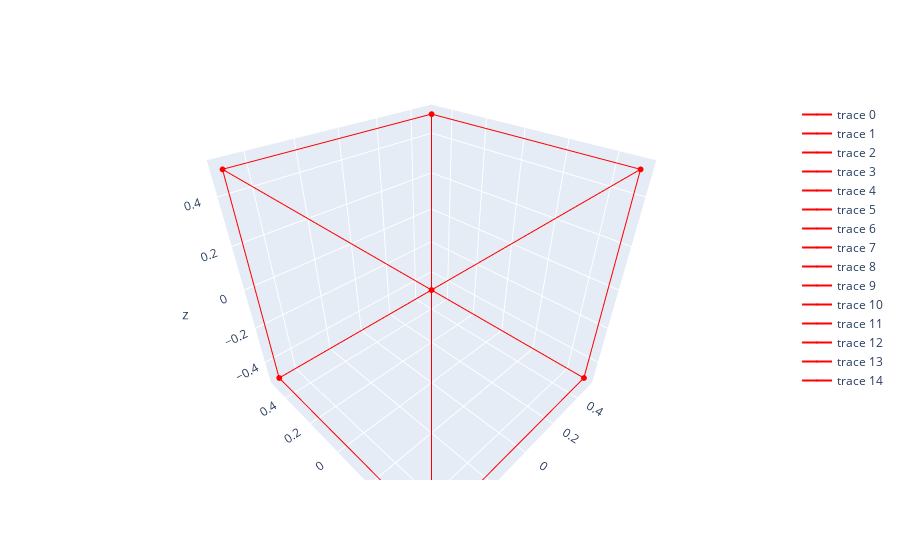
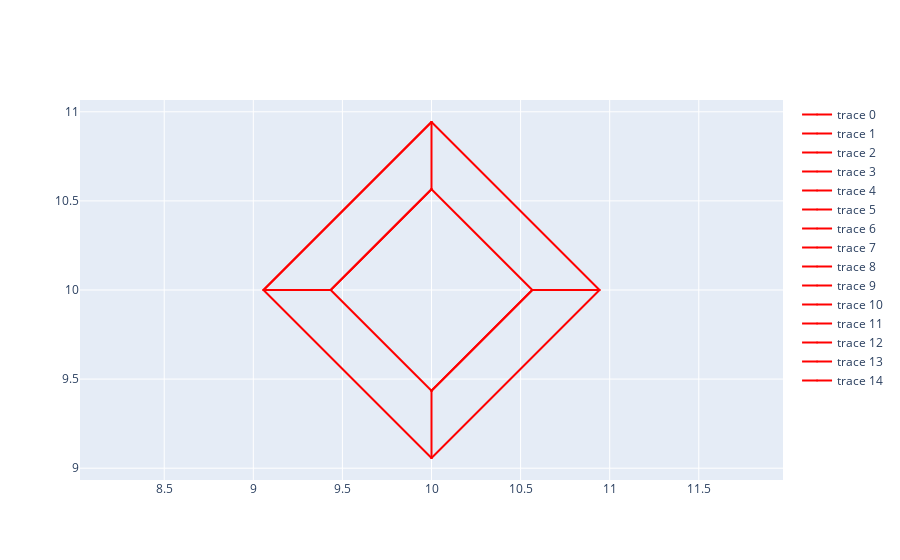

Notebook cell for these charts, in order:
### Code cell
roll  = np.deg2rad(0)  # pitch
pitch = np.deg2rad(0)  # yaw
yaw   = np.deg2rad(45) # roll
distance = 2

R = np.matmul(
    rpy2rm(np.deg2rad(-90), np.deg2rad(-90), 0),
    rpy2rm(roll, pitch, yaw)
)

print("R")
print(R)

translation = np.matmul(
    R,
    np.array([0, 0, distance]).reshape(-1, 1)
).reshape(-1, 1)

extrinsic = np.vstack([
    np.hstack([
        
        np.linalg.inv(R) ,
        #np.linalg.inv(np.matmul(
        #    rpy2rm( np.deg2rad(00), np.deg2rad(90), np.deg2rad(00) ), R
        #)),

        np.array([0, 0, distance]).reshape(-1, 1)

        #translation
    ]),
    np.array([0, 0, 0, 1])
])

print('extrinsic')
print(extrinsic)

f = 2
cx = 10
cy = 10
intrinsic = np.array([
    [f, 0, cx],
    [0, f, cy],
    [0, 0, 1]
])

projected = project2image(SimplePose.landmarks, extrinsic, intrinsic)

plot3d(SimplePose.landmarks, SimplePose.CONN_PATH_LIST)
plot(projected, SimplePose.CONN_PATH_LIST)
#PoseVisualizer.visualize(projected, SimplePose.CONN_PATH_LIST)

### Figure 1 — Plotly figure (JSON) as saved in the notebook; plotly's stock layout.template omitted (floating-point values rounded to 4 significant figures)
{"data": [{"line": {"color": "red"}, "marker": {"color": "red", "size": 2}, "mode": "lines+markers+text", "type": "scatter3d", "x": [-0.5, -0.5], "y": [-0.5, -0.5], "z": [-0.5, 0.5]}, {"line": {"color": "red"}, "marker": {"color": "red", "size": 2}, "mode": "lines+markers+text", "type": "scatter3d", "x": [-0.5, -0.5], "y": [-0.5, 0.5], "z": [0.5, 0.5]}, {"line": {"color": "red"}, "marker": {"color": "red", "size": 2}, "mode": "lines+markers+text", "type": "scatter3d", "x": [-0.5, -0.5], "y": [0.5, 0.5], "z": [0.5, -0.5]}, {"line": {"color": "red"}, "marker": {"color": "red", "size": 2}, "mode": "lines+markers+text", "type": "scatter3d", "x": [-0.5, -0.5], "y": [0.5, -0.5], "z": [-0.5, -0.5]}, {"line": {"color": "red"}, "marker": {"color": "red", "size": 2}, "mode": "lines+markers+text", "type": "scatter3d", "x": [-0.5, 0.5], "y": [-0.5, -0.5], "z": [-0.5, -0.5]}, {"line": {"color": "red"}, "marker": {"color": "red", "size": 2}, "mode": "lines+markers+text", "type": "scatter3d", "x": [0.5, 0.5], "y": [-0.5, -0.5], "z": [-0.5, 0.5]}, {"line": {"color": "red"}, "marker": {"color": "red", "size": 2}, "mode": "lines+markers+text", "type": "scatter3d", "x": [0.5, -0.5], "y": [-0.5, -0.5], "z": [0.5, 0.5]}, {"line": {"color": "red"}, "marker": {"color": "red", "size": 2}, "mode": "lines+markers+text", "type": "scatter3d", "x": [-0.5, 0.5], "y": [-0.5, -0.5], "z": [0.5, 0.5]}, {"line": {"color": "red"}, "marker": {"color": "red", "size": 2}, "mode": "lines+markers+text", "type": "scatter3d", "x": [0.5, 0.5], "y": [-0.5, 0.5], "z": [0.5, 0.5]}, {"line": {"color": "red"}, "marker": {"color": "red", "size": 2}, "mode": "lines+markers+text", "type": "scatter3d", "x": [0.5, -0.5], "y": [0.5, 0.5], "z": [0.5, 0.5]}, {"line": {"color": "red"}, "marker": {"color": "red", "size": 2}, "mode": "lines+markers+text", "type": "scatter3d", "x": [-0.5, 0.5], "y": [0.5, 0.5], "z": [0.5, 0.5]}, {"line": {"color": "red"}, "marker": {"color": "red", "size": 2}, "mode": "lines+markers+text", "type": "scatter3d", "x": [0.5, 0.5], "y": [0.5, 0.5], "z": [0.5, -0.5]}, {"line": {"color": "red"}, "marker": {"color": "red", "size": 2}, "mode": "lines+markers+text", "type": "scatter3d", "x": [0.5, -0.5], "y": [0.5, 0.5], "z": [-0.5, -0.5]}, {"line": {"color": "red"}, "marker": {"color": "red", "size": 2}, "mode": "lines+markers+text", "type": "scatter3d", "x": [-0.5, 0.5], "y": [0.5, 0.5], "z": [-0.5, -0.5]}, {"line": {"color": "red"}, "marker": {"color": "red", "size": 2}, "mode": "lines+markers+text", "type": "scatter3d", "x": [0.5, 0.5], "y": [0.5, -0.5], "z": [-0.5, -0.5]}], "layout": {"scene": {"camera": {"eye": {"x": -1, "y": -1, "z": 1}}}}}

### Figure 2 — Plotly figure (JSON) as saved in the notebook; plotly's stock layout.template omitted (floating-point values rounded to 4 significant figures)
{"data": [{"line": {"color": "red"}, "marker": {"color": "red", "size": 2}, "mode": "lines+markers+text", "type": "scatter", "x": [10.94, 10], "y": [10, 10.94]}, {"line": {"color": "red"}, "marker": {"color": "red", "size": 2}, "mode": "lines+markers+text", "type": "scatter", "x": [10, 10], "y": [10.94, 10.57]}, {"line": {"color": "red"}, "marker": {"color": "red", "size": 2}, "mode": "lines+markers+text", "type": "scatter", "x": [10, 10.57], "y": [10.57, 10]}, {"line": {"color": "red"}, "marker": {"color": "red", "size": 2}, "mode": "lines+markers+text", "type": "scatter", "x": [10.57, 10.94], "y": [10, 10]}, {"line": {"color": "red"}, "marker": {"color": "red", "size": 2}, "mode": "lines+markers+text", "type": "scatter", "x": [10.94, 10], "y": [10, 9.057]}, {"line": {"color": "red"}, "marker": {"color": "red", "size": 2}, "mode": "lines+markers+text", "type": "scatter", "x": [10, 9.057], "y": [9.057, 10]}, {"line": {"color": "red"}, "marker": {"color": "red", "size": 2}, "mode": "lines+markers+text", "type": "scatter", "x": [9.057, 10], "y": [10, 10.94]}, {"line": {"color": "red"}, "marker": {"color": "red", "size": 2}, "mode": "lines+markers+text", "type": "scatter", "x": [10, 9.057], "y": [10.94, 10]}, {"line": {"color": "red"}, "marker": {"color": "red", "size": 2}, "mode": "lines+markers+text", "type": "scatter", "x": [9.057, 9.434], "y": [10, 10]}, {"line": {"color": "red"}, "marker": {"color": "red", "size": 2}, "mode": "lines+markers+text", "type": "scatter", "x": [9.434, 10], "y": [10, 10.57]}, {"line": {"color": "red"}, "marker": {"color": "red", "size": 2}, "mode": "lines+markers+text", "type": "scatter", "x": [10, 9.434], "y": [10.57, 10]}, {"line": {"color": "red"}, "marker": {"color": "red", "size": 2}, "mode": "lines+markers+text", "type": "scatter", "x": [9.434, 10], "y": [10, 9.434]}, {"line": {"color": "red"}, "marker": {"color": "red", "size": 2}, "mode": "lines+markers+text", "type": "scatter", "x": [10, 10.57], "y": [9.434, 10]}, {"line": {"color": "red"}, "marker": {"color": "red", "size": 2}, "mode": "lines+markers+text", "type": "scatter", "x": [10.57, 10], "y": [10, 9.434]}, {"line": {"color": "red"}, "marker": {"color": "red", "size": 2}, "mode": "lines+markers+text", "type": "scatter", "x": [10, 10], "y": [9.434, 9.057]}], "layout": {"yaxis": {"scaleanchor": "x", "scaleratio": 1}}}
